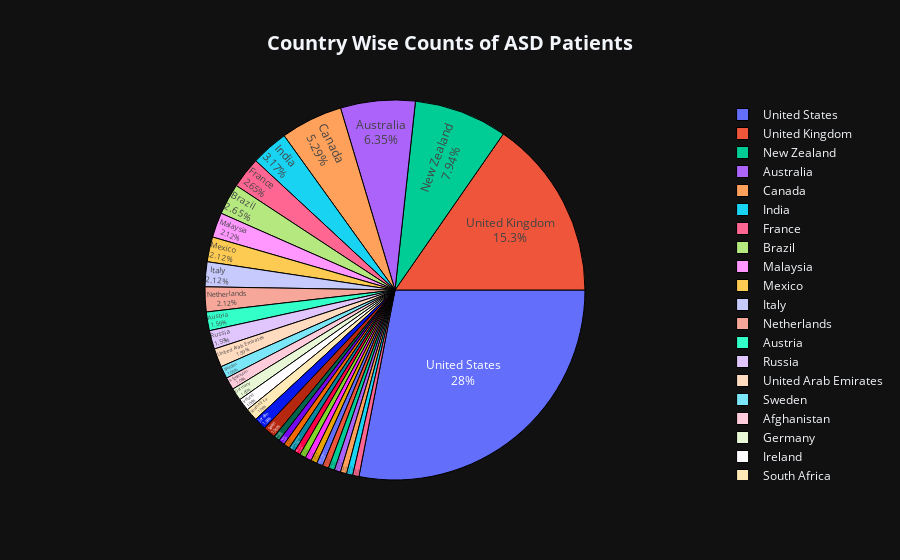

Source (notebook cell):
### Code cell
label = asd_patients_country_wise.index
value = asd_patients_country_wise['ASD_Patient_Counts']

fig = go.Figure(data=[go.Pie(labels = label,
                             values = value,
                             rotation = 90)])

fig.update_traces(textposition = 'inside',
                  textinfo = 'percent+label',
                  marker = dict(line = dict(color = '#000000', width = 1)))

fig.update_layout(title_text='<b>Country Wise Counts of ASD Patients</b>',
                  title_x = 0.5,
                  title_font = dict(size = 20),
                  uniformtext_minsize = 15,
                  template='plotly_dark')

fig.show()

### Figure 1 — Plotly figure (JSON) as saved in the notebook; plotly's stock layout.template omitted (floating-point values rounded to 4 significant figures)
{"data": [{"labels": ["United States", "United Kingdom", "New Zealand", "Australia", "Canada", "India", "France", "Brazil", "Malaysia", "Mexico", "Italy", "Netherlands", "Austria", "Russia", "United Arab Emirates", "Sweden", "Afghanistan", "Germany", "Ireland", "South Africa", "Jordan", "Spain", "Uruguay", "Nepal", "Finland", "AmericanSamoa", "Pakistan", "Belgium", "Viet Nam", "Argentina", "Saudi Arabia", "Bangladesh", "Romania", "Sierra Leone", "China", "Bahamas", "Cyprus"], "marker": {"line": {"color": "#000000", "width": 1}}, "rotation": 90, "textinfo": "percent+label", "textposition": "inside", "type": "pie", "values": [53, 29, 15, 12, 10, 6, 5, 5, 4, 4, 4, 4, 3, 3, 3, 2, 2, 2, 2, 2, 2, 2, 1, 1, 1, 1, 1, 1, 1, 1, 1, 1, 1, 1, 1, 1, 1]}], "layout": {"title": {"font": {"size": 20}, "text": "<b>Country Wise Counts of ASD Patients</b>", "x": 0.5}, "uniformtext": {"minsize": 15}}}
